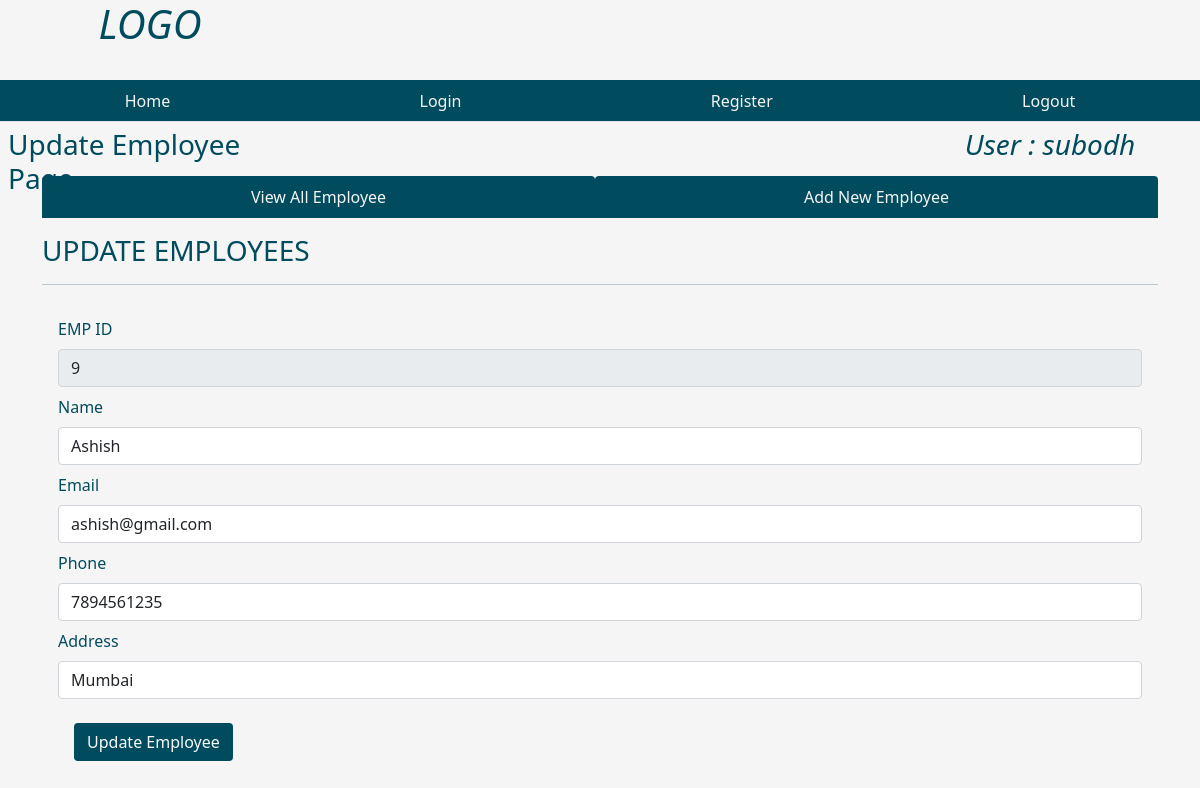
Page /fetchone/9 (signed in) on the committed database.
### tables this page shows
CREATE TABLE users( id integer primary key AUTOINCREMENT, name text not null, password text not null, admin boolean not null DEFAULT '0');

CREATE TABLE emp (empid integer primary key AUTOINCREMENT, name text not null, email text, phone integer, address text, joining_date default CURRENT_DATE);

### routes.py (the view)
@app.route('/fetchone/<int:empid>')
def fetchone(empid):
    user = get_current_user()
    db = get_database()
    emp_cur = db.execute('select * from emp where empid = ?', [empid])
    single_emp = emp_cur.fetchone()
    return render_template('updateemployee.html', user=user, single_emp=single_emp)

### database.py (called while the page is built)
def connect_to_databse():
  con = sqlite3.connect('employee_manage.db')
  con.row_factory = sqlite3.Row
  return con

def get_database():
    if not hasattr(g, 'employee_manage.db'):
        g.employee_manage_db = connect_to_databse()
    return g.employee_manage_db

### routes.py (called while the page is built)
@app.teardown_request
def close_database(error):
    if hasattr(g, 'employee_manage.db'):
        g.employee_manage.db.close()

def get_current_user():
    user = None
    if 'user' in session:
        user = session['user']
        db = get_database()
        user_cur = db.execute('select * from users where name = ?', [user])
        user = user_cur.fetchone()
    return user

### templates/updateemployee.html (shortened to what this page needs)
{% from "showlinks.html" import show_links %}
<!DOCTYPE html>
<html lang="en">
<head>
    <link href="https://cdn.jsdelivr.net/npm/bootstrap@5.1.3/dist/css/bootstrap.min.css" rel="stylesheet">
    <link rel="stylesheet" href="{{url_for('static', filename='home.css')}}" type = "text/css">
</head>
<body>
      <div class="parent">
        <div class="child child1">
            <h1 class="text-center"><i>LOGO</i></h1>
        </div>
        <div class="child child3">
          {{ show_links() }}
      </div>
        <div class="child child4">
            <h3 class="m-2">Update Employee Page</h3>
        </div>
        <div class="child child5" style="color:rgb(0, 75, 93);">
            {% if user %}
            <h3 class="m-2"><i>User : {{ user['name'] }} </i></h3>
            {% endif %}
        </div>
        <div class="child child6left">
        </div>
        <div class="child child6 container" style="color:rgb(0, 75, 93);">
            <ul class="nav nav-tabs nav-fill mb-3">
                <li class="nav-item">
                  <a class="nav-link" style=" background-color:rgb(0, 75, 93); color:whitesmoke;"  href="dashboard.html">View All Employee</a>
                </li>
                <li class="nav-item">
                  <a class="nav-link" style=" background-color:rgb(0, 75, 93); color:whitesmoke;" href="addnewemployee.html">Add New Employee</a>
                </li>
              </ul>
              <div class="table-responsive-lg caption-top">
                <caption><h3>UPDATE EMPLOYEES</h3></caption>
                 <hr>
                {% if single_emp %}
                <form class="p-3" action = "/updateemployee" method = "POST">
                    <div class="mb-2">
                      <label for="empid" class="form-label">EMP ID</label>
                      <input type="text" class="form-control" id="empid" value = "{{single_emp['empid']}}" name = "empid" readonly>
                    </div>
                    <div class="mb-2">
                      <label for="name" class="form-label">Name</label>
                      <input type="text" class="form-control" id="name" value = "{{single_emp['name']}}" name = "name" >
                    </div>
                    <div class="mb-2">
                      <label for="email" class="form-label">Email</label>
                      <input type="text" class="form-control" id="email" value = "{{single_emp['email']}}" name = "email">
                    </div>
                    <div class="mb-2">
                        <label for="phone" class="form-label">Phone</label>
                        <input type="text" class="form-control" id="phone" value = "{{single_emp['phone']}}" name = "phone">
                      </div>
                      <div class="mb-2">
                        <label for="address" class="form-label">Address</label>
                        <input type="text" class="form-control" id="address" value = "{{single_emp['address']}}" name = "address">
                      </div>
                    {% endif %}
            <button type="submit" class="btn text-light m-3" style="background-color:rgb(0, 75, 93);">Update Employee</button>
                  </form>
              </div>
        </div>
        <div class="child child6right">
        </div>
</body>
</html>

### static/home.css (style rules this page uses)
html, body { height: 100%; background-color:whitesmoke; color:rgb(0, 75, 93); }
.parent { height: 100%; display: grid; grid-template-columns: repeat(4, 1fr); grid-template-rows: 10% 5% 7% auto 7%; }
.child { margin-bottom: 10px; }
.child1 { grid-column: 1/2; grid-row: 1/2; }
.child3 { grid-column: 1/-1; grid-row: 2/3; }
.child4 { grid-column: 1/2; grid-row: 3/4; }
.child5 { grid-column: 4/5; grid-row: 3/4; text-align: center; }
.child6 { grid-column: 1/-1; grid-row: 4/5; }

### rows in the picture
users: name "subodh"
emp: empid "9", name "Ashish", email "ashish@gmail.com", phone "7894561235", address "Mumbai"
